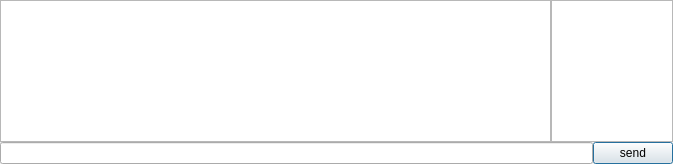
<?xml version="1.0" encoding="UTF-8"?>
<ui version="4.0">
 <class>VandalNw</class>
 <widget class="QDockWidget" name="VandalNw">
  <property name="geometry">
   <rect>
    <x>0</x>
    <y>0</y>
    <width>673</width>
    <height>164</height>
   </rect>
  </property>
  <property name="windowTitle">
   <string>Network</string>
  </property>
  <widget class="QWidget" name="dockWidgetContents">
   <layout class="QVBoxLayout" name="verticalLayout">
    <property name="spacing">
     <number>0</number>
    </property>
    <property name="leftMargin">
     <number>0</number>
    </property>
    <property name="topMargin">
     <number>0</number>
    </property>
    <property name="rightMargin">
     <number>0</number>
    </property>
    <property name="bottomMargin">
     <number>0</number>
    </property>
    <item>
     <layout class="QHBoxLayout" name="horizontalLayout_2">
      <property name="spacing">
       <number>0</number>
      </property>
      <item>
       <widget class="QPlainTextEdit" name="plainTextEdit"/>
      </item>
      <item>
       <widget class="QTableWidget" name="tableWidget">
        <property name="sizePolicy">
         <sizepolicy hsizetype="Fixed" vsizetype="Expanding">
          <horstretch>0</horstretch>
          <verstretch>0</verstretch>
         </sizepolicy>
        </property>
        <property name="minimumSize">
         <size>
          <width>80</width>
          <height>0</height>
         </size>
        </property>
        <property name="maximumSize">
         <size>
          <width>122</width>
          <height>16777215</height>
         </size>
        </property>
        <property name="font">
         <font>
          <pointsize>8</pointsize>
         </font>
        </property>
       </widget>
      </item>
     </layout>
    </item>
    <item>
     <layout class="QHBoxLayout" name="horizontalLayout">
      <item>
       <widget class="QLineEdit" name="lineEdit"/>
      </item>
      <item>
       <widget class="QPushButton" name="pushButton">
        <property name="text">
         <string>send</string>
        </property>
        <property name="default">
         <bool>true</bool>
        </property>
       </widget>
      </item>
     </layout>
    </item>
   </layout>
  </widget>
 </widget>
 <resources/>
 <connections/>
</ui>
